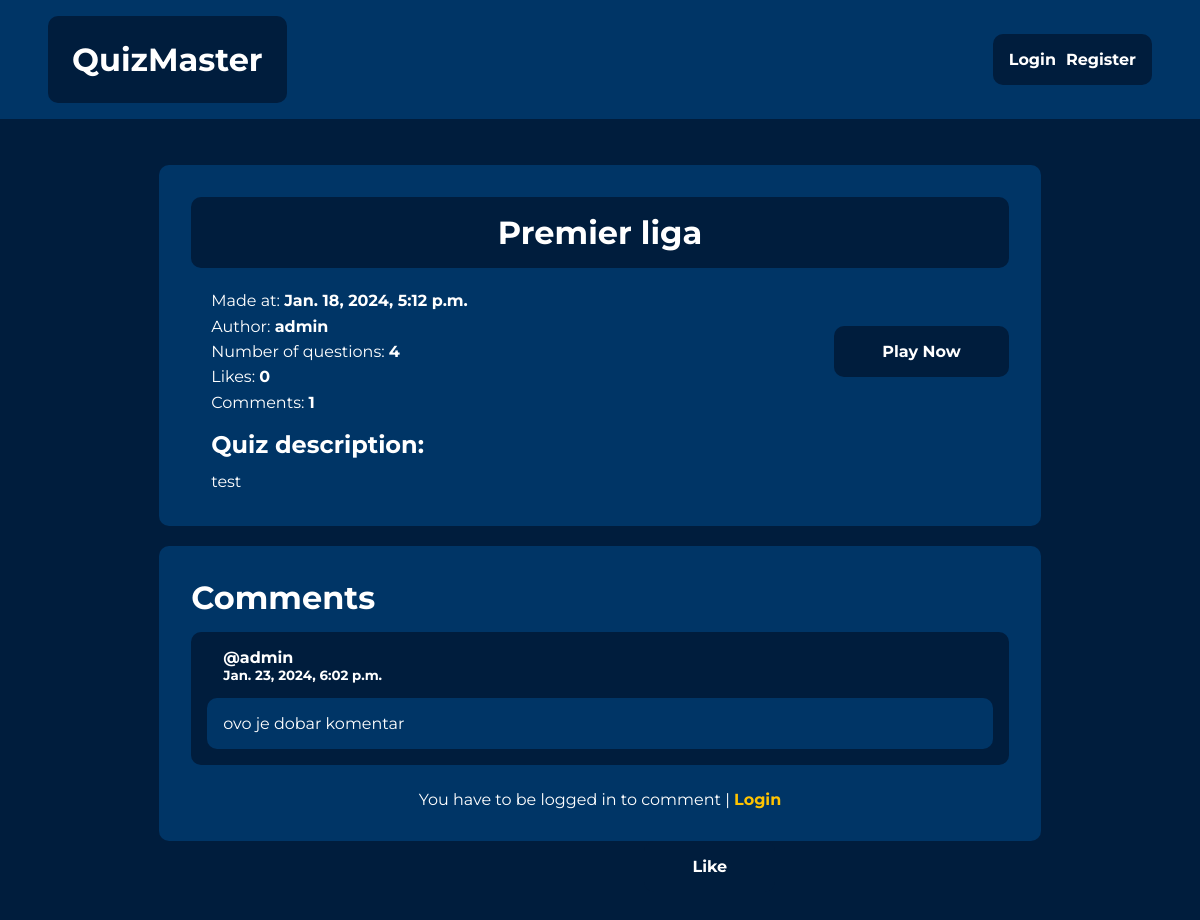
The page /quiz/2/ on the database as committed earlier.
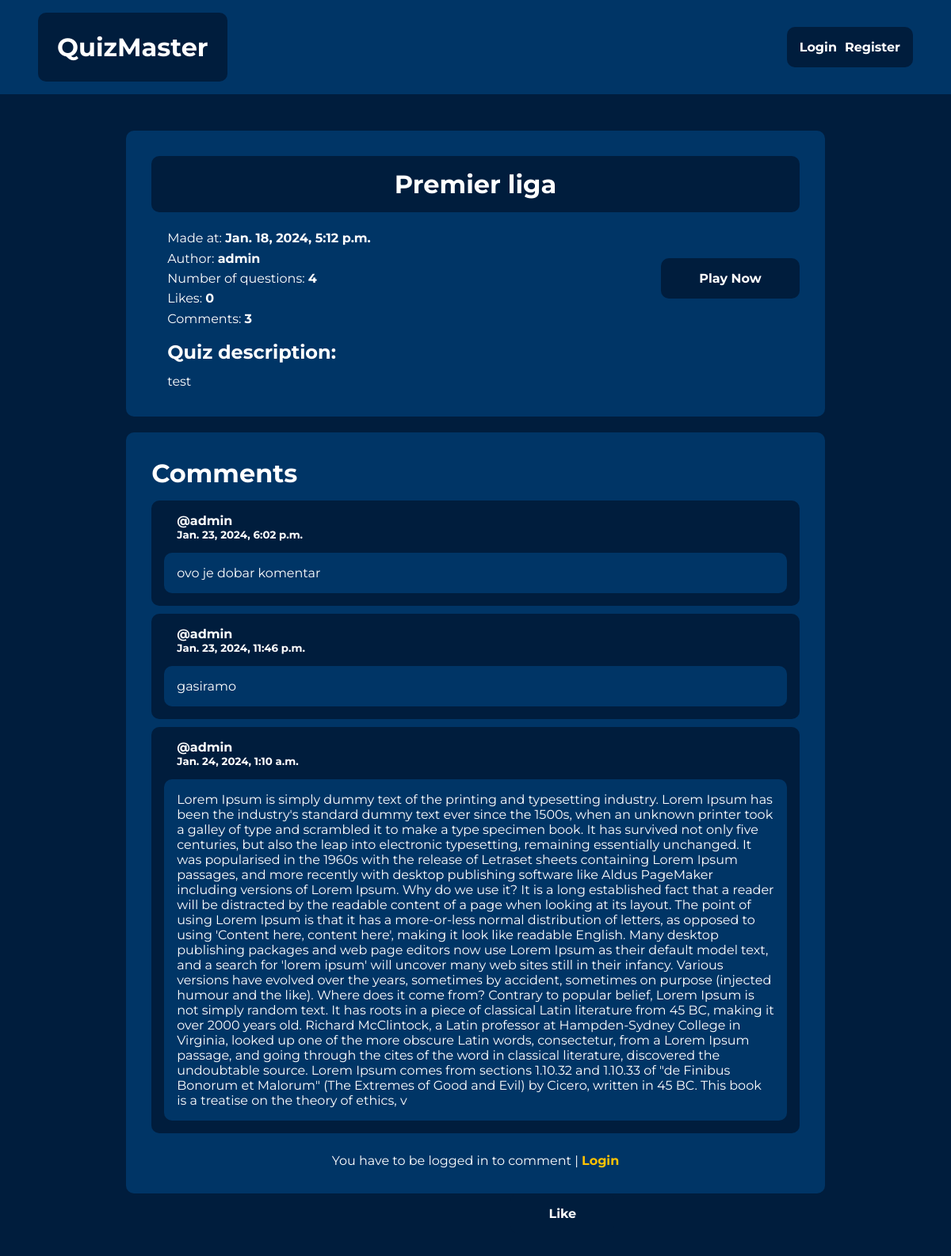
The same page on the database as committed later.
### quiz/models.py (models this page shows, shortened)
class Quiz(models.Model):
    quiz_name = models.CharField(max_length=200, blank=False)
    pub_date = models.DateTimeField("date published", auto_now_add=True)
    description = models.TextField(blank=False)
    author = models.ForeignKey(User, on_delete=models.CASCADE)

class Comment(models.Model):
    comment_text = models.TextField(blank=False)
    pub_date = models.DateTimeField("date published", auto_now_add=True)
    quiz = models.ForeignKey(Quiz, on_delete=models.CASCADE, related_name='comments')
    user = models.ForeignKey(User, on_delete=models.CASCADE)

### quiz/views.py (the view)
# urls.py: path('<int:quiz_id>/', views.detail, name="detail"),
def detail(request, quiz_id):
    context = {}
    quiz = get_object_or_404(Quiz,pk=quiz_id)
    context = {
        "quiz": quiz
    }
    return render(request, 'quiz/quiz_detail.html', context)

### quiz/templates/quiz/quiz_detail.html (shortened to what this page needs)
{% extends "quiz/base.html" %}
{% block content %}
<div class="quiz-detail-layout">
    <div class="quiz-detail-heading">
        <h1>{{ quiz.quiz_name }}</h1>
    </div>
    <div class="quiz-detail-info">
        <p>Made at: <span style="font-weight: bold;">{{ quiz.pub_date }}</span></p>
        <p>Author: <span style="font-weight: bold;">{{ quiz.author }}</span></p>
        <p>Number of questions: <span style="font-weight: bold;">{{ quiz.question_set.count }}</span></p>
        <p>Likes: <span style="font-weight: bold;">{{ quiz.likes.count }}</span></p>
        <p>Comments: <span style="font-weight: bold;">{{ quiz.comments.count }}</span></p>
    </div>
    <div class="detail-button-div">
        <a href="/">
            <button class="list-item-button">Play Now</button>
        </a>
    </div>
    <div class="quiz-detail-desc">
        <h2 class="quiz-desc-heading">Quiz description: </h2>
        <p>{{ quiz.description }}</p>
    </div>
</div>
<div class="comments-layout">
    <h1 class="comments-heading">Comments</h1>
    <div class="comments-container">
        {% for comment in quiz.comments.all %}
            <div class="comment-item">
                <div class="comment-item-header">
                    <p>@{{ comment.user.username }}</p>
                    <p class="comment-date">{{ comment.pub_date }}</p>
                </div>
                <div class="comment-item-content">
                    <p>{{ comment.comment_text }}</p>
                </div>
            </div>
        {% endfor %}
    </div>
    {% if request.user.is_authenticated %}
        <form action="{% url 'quiz:post_comment' quiz.id %} " method="post" class="comment-form">
            {% csrf_token %}
            <input id="comment_text" name="comment_text" type="text" placeholder="Enter your comment here">
            <div class="comment-btn-div">
                <button type="submit" class="list-item-button">Submit</button>
            </div>
        </form>
    {% else %}
        <p class="comment-login">You have to be logged in to comment |
            <a href="{% url 'login' %}">Login</a>
        </p>
    {% endif %}
</div>
<div class="detail-button-div">
    <form method="post" action="{% url 'quiz:like' quiz.id %}">
        <button type="submit" class="list-item-button">Like</button>
    </form>
</div>
{% endblock content %}

Rows that differ between the two databases and show on the page:
computed for Quiz "Premier liga": comments.count "1" → "3"
added Comment: user.username "admin", pub_date "Jan. 23, 2024, 11:46 p.m.", comment_text "gasiramo"
added Comment: user.username "admin", pub_date "Jan. 24, 2024, 1:10 a.m.", comment_text "Lorem Ipsum is simply dummy text of the printing and typesetting industry. Lorem Ipsum has been the industry's standard dummy text ever since the 1500s, when an unknown printer took a galley of type and scrambled it to make a type specimen book. It has survived not only five centuries, but also the leap into electronic typesetting, remaining essentially unchanged. It was popularised in the 1960s with the release of Letraset sheets containing Lorem Ipsum passages, and more recently with desktop publishing software like Aldus PageMaker including versions of Lorem Ipsum. Why do we use it? It is a long established fact that a reader will be distracted by the readable content of a page when…"
